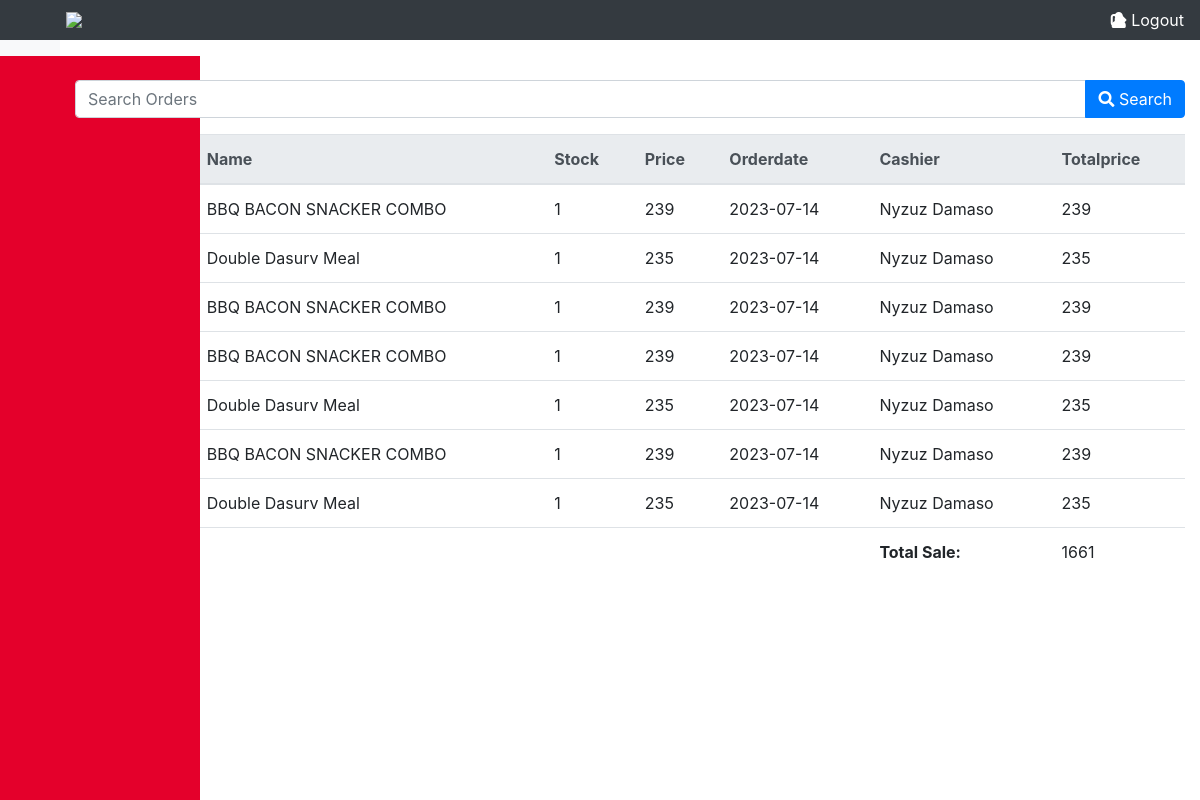
The app's page /index.php/order/search, older data.
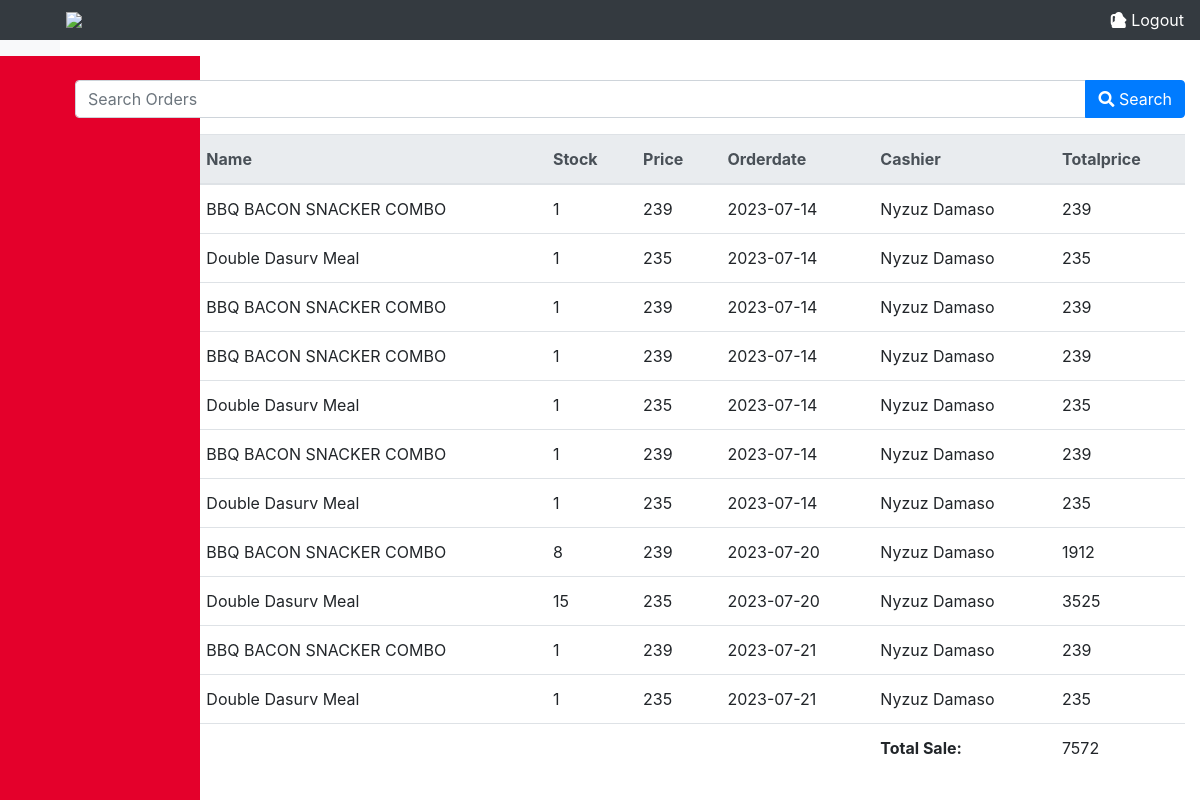
The same page, newer data.
### tables this page shows
CREATE TABLE `tbl_order` (
  `order_id` int(30) NOT NULL,
  `name` varchar(90) DEFAULT NULL,
  `stock` int(60) DEFAULT NULL,
  `price` int(60) DEFAULT NULL,
  `orderdate` date DEFAULT NULL,
  `cashier` varchar(60) DEFAULT NULL,
  `totalprice` int(60) DEFAULT NULL
);

### application/controllers/order.php (called while the page is built, shortened)
<?php
class Order extends CI_controller
{
    public function __construct()
    {
        $this->load->library('session');
        $this->load->model('Order_model');
    }
    public function search()
    {
        $keyword = $this->input->post('keyword');
        $data['orders'] = $this->Order_model->search_order($keyword);
        $user = $this->session->userData('user');
        $data['user'] = $user;
        $this->load->view('show_order', $data);
    }
}
?>

### index.php (called while the page is built, shortened)
<?php
require_once BASEPATH.'core/CodeIgniter.php';

### application/models/Order_model.php (called while the page is built, shortened)
<?php
    class Order_model extends CI_model {
        public function search_order($keyword) {
            $this->db->like('order_id', $keyword);
            $this->db->or_like('name', $keyword);
            $this->db->or_like('price', $keyword);
            $this->db->or_like('cashier', $keyword);
            $this->db->or_like('orderdate', $keyword);
            return $this->db->get('tbl_order')->result_array();
        }
    }
?>

### application/views/show_order.php (the view, shortened to what this page needs)
<!DOCTYPE html>
<html lang="en">
<head>
    <link rel="stylesheet" href="https://maxcdn.bootstrapcdn.com/bootstrap/4.0.0/css/bootstrap.min.css">
    <link rel="stylesheet" href="https://stackpath.bootstrapcdn.com/bootstrap/4.5.2/css/bootstrap.min.css">
    <link rel="stylesheet" href="https://cdnjs.cloudflare.com/ajax/libs/font-awesome/5.15.3/css/all.min.css">
</head>
<body>
    <div class="content">
        <nav class="navbar navbar-dark bg-dark">
            <img src="https://www.kfc.com.ph/Content/OnlineOrderingImages/Shared/logo.svg"
                style="width: 60px; height: auto; margin-left: 50px;">
            <a class="text-white"><i class="fas fa-user"></i>
            </a>
            <a class="logoutlink" href="<?php echo site_url('dashboard/logout'); ?>"><i class="fas fa-sign-out-alt"></i>
                Logout</a>
        </nav>
        <div class="sidebar">
        </div>
    </div>
    <div class="container">
        <form action="<?php echo site_url('order/search'); ?>" method="post" class="mb-3">
            <div class="input-group">
                <input type="text" class="form-control" placeholder="Search Orders" name="keyword">
                <div class="input-group-append">
                    <button class="btn btn-primary" type="submit"><i class="fas fa-search"></i> Search</button>
                </div>
            </div>
        </form>
        <table class="table">
            <thead class="thead-light">
                <tr>
                    <th>Order_id</th>
                    <th>Name</th>
                    <th>Stock</th>
                    <th>Price</th>
                    <th>Orderdate</th>
                    <th>Cashier</th>
                    <th>Totalprice</th>
                </tr>
            </thead>
            <tbody>
                <?php foreach ($orders as $order): ?>
                    <tr>
                        <td>
                        </td>
                        <td>
                            <?php echo $order['name']; ?>
                        </td>
                        <td>
                            <?php echo $order['stock']; ?>
                        </td>
                        <td>
                            <?php echo $order['price']; ?>
                        </td>
                        <td>
                            <?php echo $order['orderdate']; ?>
                        </td>
                        <td>
                            <?php echo $order['cashier']; ?>
                        </td>
                        <td>
                            <?php echo $order['totalprice']; ?>
                        </td>
                    </tr>
                <?php endforeach; ?>
            </tbody>
            <tfoot class="tfoot-light">
                <tr>
                    <td colspan="2"></td>
                    <td></td>
                    <td></td>
                    <td></td>
                    <td><strong>Total Sale:</strong></td>
                    <td>
                        <?php
                        $total = 0;
                        foreach ($orders as $order) {
                            $total += $order['totalprice'];
                        }
                        echo $total;
                        ?>
                    </td>
                </tr>
            </tfoot>
        </table>
    </div>
</body>
</html>

Row changes from the older to the newer data that the page shows:
added tbl_order: name "BBQ BACON SNACKER COMBO", stock "8", price "239", orderdate "2023-07-20", cashier "Nyzuz Damaso", totalprice "1912"
added tbl_order: name "Double Dasurv Meal", stock "15", price "235", orderdate "2023-07-20", cashier "Nyzuz Damaso", totalprice "3525"
added tbl_order: name "BBQ BACON SNACKER COMBO", stock "1", price "239", orderdate "2023-07-21", cashier "Nyzuz Damaso", totalprice "239"
added tbl_order: name "Double Dasurv Meal", stock "1", price "235", orderdate "2023-07-21", cashier "Nyzuz Damaso", totalprice "235"
Text that changed along with them:
$total: "1661" → "7572"
